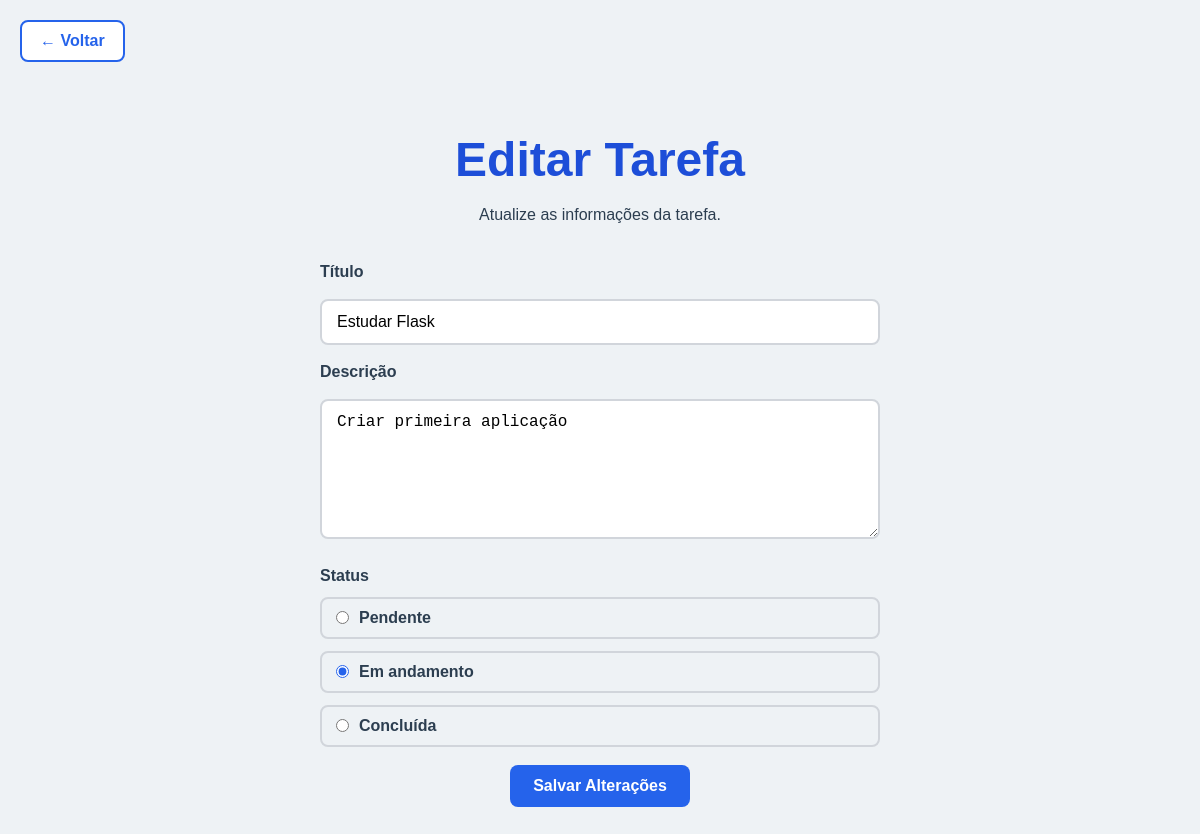
Before: /editar/7 with the older database file.
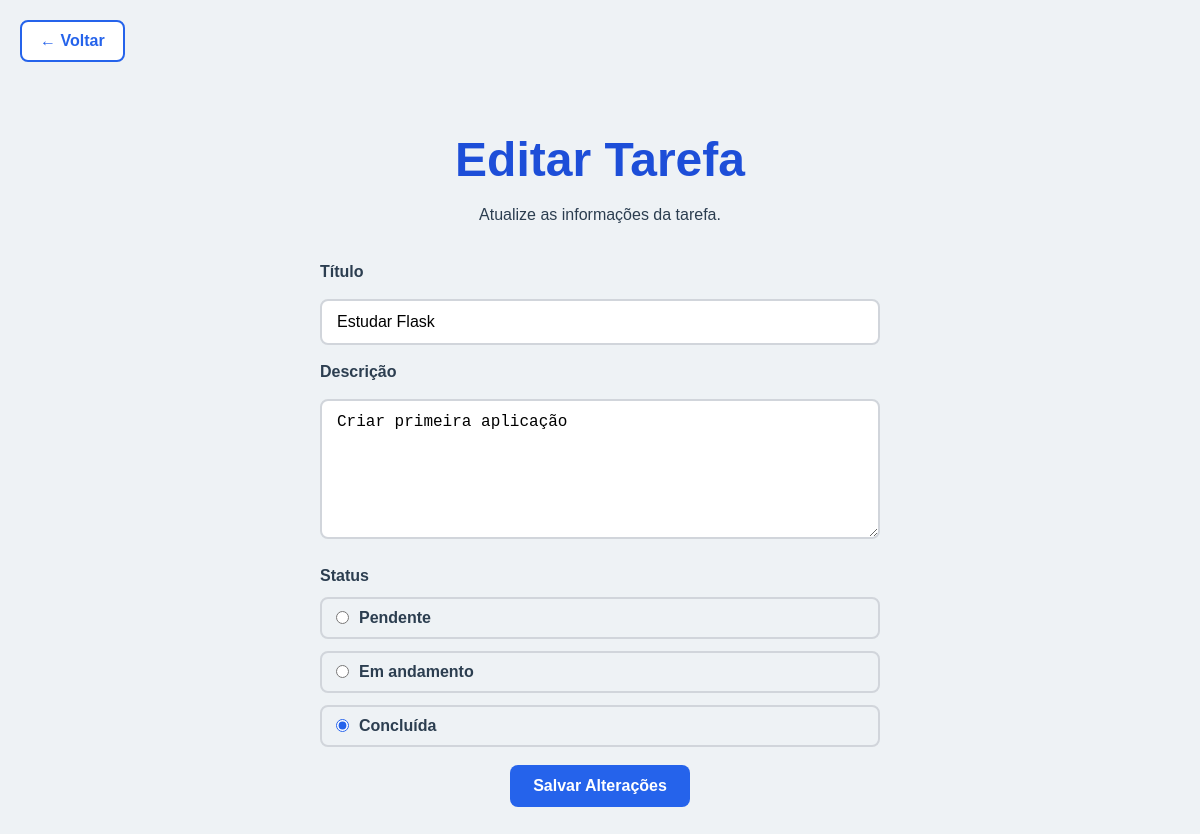
After: the same page with the newer database file.
### tables this page shows
CREATE TABLE tarefas (

            id INTEGER PRIMARY KEY AUTOINCREMENT,

            titulo TEXT NOT NULL,

            descricao TEXT NOT NULL,

            status TEXT NOT NULL

        );

### src/app.py (the view, shortened to what this page needs)
@app.route("/editar/<int:id>", methods=["GET", "POST"])
@app.route("/editar/<int:id>", methods=["GET", "POST"])
def atualizar_tarefa(id):
    tarefa = buscar_tarefa(id)
    return render_template(
        "editar_tarefa.html",
        tarefa=tarefa
    )

### src/database.py (called while the page is built)
def buscar_tarefa(id):
    conexao = sqlite3.connect("taskflow.db")
    conexao.row_factory = sqlite3.Row
    cursor = conexao.cursor()
    cursor.execute(
        "SELECT * FROM tarefas WHERE id = ?",
        (id,)
    )
    tarefa = cursor.fetchone()
    conexao.close()
    return tarefa

### src/templates/editar_tarefa.html (shortened to what this page needs)
<!DOCTYPE html>
<html lang="pt-BR">
<head>
    <link rel="stylesheet" href="../static/css/style.css">
</head>
<body>
    <a href="/tarefas" class="back-link">← Voltar</a>
    <main>
        <section class="form-container">
            <h1>Editar Tarefa</h1>
            <p>
                Atualize as informações da tarefa.
            </p>
            <form method="POST">
                <label for="titulo">Título</label>
                <input
                    type="text"
                    id="titulo"
                    name="titulo"
                    value="{{ tarefa.titulo }}"
                    required
                >
                <label for="descricao">Descrição</label>
                <textarea
                    id="descricao"
                    name="descricao"
                    required
                >{{ tarefa.descricao }}</textarea>
                <div class="status-group">
                    <label>Status</label>
                    <div>
                        <input
                            type="radio"
                            id="pendente"
                            name="status"
                            value="pendente"
                        >
                        <label for="pendente">Pendente</label>
                    </div>
                    <div>
                        <input
                            type="radio"
                            id="andamento"
                            name="status"
                            value="em_andamento"
                            {% if tarefa.status == "em_andamento" %}checked{% endif %}
                        >
                        <label for="andamento">Em andamento</label>
                    </div>
                    <div>
                        <input
                            type="radio"
                            id="concluida"
                            name="status"
                            value="concluida"
                            {% if tarefa.status == "concluida" %}checked{% endif %}
                        >
                        <label for="concluida">Concluída</label>
                    </div>
                </div>
                <button type="submit">
                    Salvar Alterações
                </button>
            </form>
        </section>
    </main>
</body>
</html>

Changed rows visible on the page:
changed tarefas "Estudar Flask": status "☑ Em andamento" → "☐ Em andamento"; status "☐ Concluída" → "☑ Concluída"
